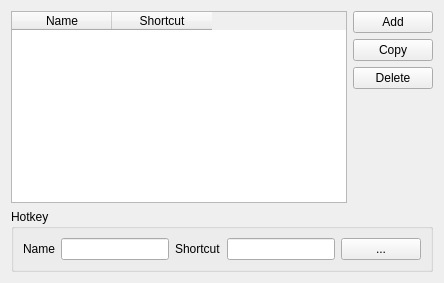
         <widget class="QWidget" name="tab_7">
          <attribute name="title">
           <string>Hotkeys</string>
          </attribute>
          <layout class="QGridLayout" name="gridLayout_26">
           <item row="0" column="1">
            <widget class="QPushButton" name="pushButton_20">
             <property name="text">
              <string>Add</string>
             </property>
            </widget>
           </item>
           <item row="1" column="1">
            <widget class="QPushButton" name="pushButton_21">
             <property name="text">
              <string>Copy</string>
             </property>
            </widget>
           </item>
           <item row="4" column="0" colspan="2">
            <widget class="QGroupBox" name="groupBox_6">
             <property name="maximumSize">
              <size>
               <width>16777215</width>
               <height>100</height>
              </size>
             </property>
             <property name="title">
              <string>Hotkey</string>
             </property>
             <layout class="QGridLayout" name="gridLayout_27">
              <item row="0" column="1" rowspan="2" colspan="2">
               <widget class="QLineEdit" name="lineEdit_45"/>
              </item>
              <item row="0" column="6" rowspan="2">
               <widget class="QPushButton" name="pushButton_23">
                <property name="text">
                 <string>...</string>
                </property>
               </widget>
              </item>
              <item row="0" column="0" rowspan="2">
               <widget class="QLabel" name="label_44">
                <property name="text">
                 <string>Name</string>
                </property>
               </widget>
              </item>
              <item row="0" column="5" rowspan="2">
               <widget class="QLineEdit" name="lineEdit_44"/>
              </item>
              <item row="0" column="3" rowspan="2">
               <widget class="QLabel" name="label_45">
                <property name="text">
                 <string>Shortcut</string>
                </property>
               </widget>
              </item>
             </layout>
            </widget>
           </item>
           <item row="2" column="1">
            <widget class="QPushButton" name="pushButton_22">
             <property name="text">
              <string>Delete</string>
             </property>
            </widget>
           </item>
           <item row="3" column="1">
            <spacer name="verticalSpacer_10">
             <property name="orientation">
              <enum>Qt::Vertical</enum>
             </property>
             <property name="sizeHint" stdset="0">
              <size>
               <width>20</width>
               <height>40</height>
              </size>
             </property>
            </spacer>
           </item>
           <item row="0" column="0" rowspan="4">
            <widget class="QTableWidget" name="tableWidget_8">
             <column>
              <property name="text">
               <string>Name</string>
              </property>
             </column>
             <column>
              <property name="text">
               <string>Shortcut</string>
              </property>
             </column>
            </widget>
           </item>
          </layout>
         </widget>
